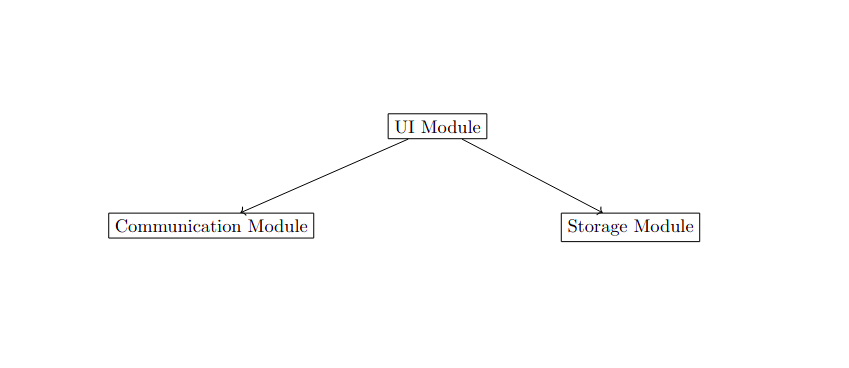
#> input picture Lab06/iteration1.png, 849 x 368 px, given in place of the camera
$ python test_filters.py
#> lines starting #> are read from the running program, lines starting #| are printed output that depends on the picture; after the words box and inside, x2 and y2 are one past the last pixel; in counts of white or black regions, pixels touching at a corner belong together
#> in test_filters, frame is the input picture: shape (368, 849, 3); mean B, G, R 253.1, 253, 253.1
### Lab04/pipes-and-filters/filters/grayscale_filter.py
import cv2


def apply_grayscale(frame):
    return cv2.cvtColor(frame, cv2.COLOR_BGR2GRAY)

### Lab04/pipes-and-filters/filters/mirror_filter.py
import cv2


def apply_mirror(frame):
    return cv2.flip(frame, 1)  # Flip horizontally
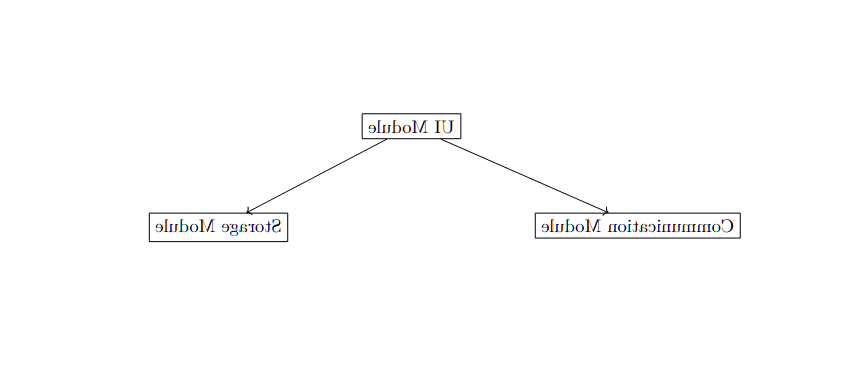
#> returned value: shape (368, 849, 3); mean of channels 0, 1, 2 253.1, 253, 253.1; drawn as B, G, R

### Lab04/pipes-and-filters/filters/resize_filter.py
import cv2


def apply_resize(frame, scale_percent=30):
#> called with scale_percent = 30
    width = int(frame.shape[1] * scale_percent / 100)
#> width = 254
    height = int(frame.shape[0] * scale_percent / 100)
#> height = 110
    return cv2.resize(frame, (width, height))
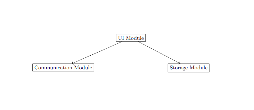
#> returned value: shape (110, 254, 3); mean of channels 0, 1, 2 253.3, 253.2, 253.3; drawn as B, G, R

### Lab04/pipes-and-filters/filters/edge_detection_filter.py
import cv2

def apply_edge_detection(frame):
    return cv2.Canny(frame, 100, 200)
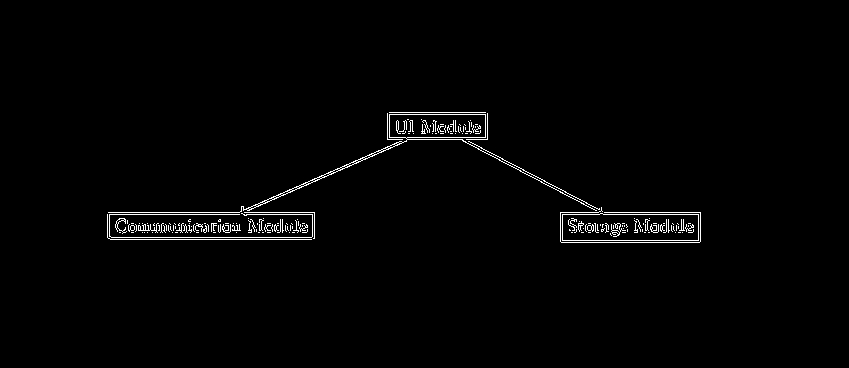
#> returned value: shape (368, 849); 1.4% white in thin lines or dots, all inside (x1, y1, x2, y2) = (107, 112, 701, 243)

### Lab04/pipes-and-filters/test_filters.py
import cv2
from filters.grayscale_filter import apply_grayscale
from filters.mirror_filter import apply_mirror
from filters.resize_filter import apply_resize
from filters.edge_detection_filter import apply_edge_detection


def test_filters():
    # Capture video from the webcam
    cap = cv2.VideoCapture(0)

    if not cap.isOpened():
        print("Error: Could not open video stream.")
        return

    cv2.namedWindow('Grayscale Filter', cv2.WINDOW_NORMAL)
    cv2.resizeWindow('Grayscale Filter', 300, 300)
    cv2.moveWindow('Grayscale Filter', 0, 0)

    cv2.namedWindow('Mirror Filter', cv2.WINDOW_NORMAL)
    cv2.resizeWindow('Mirror Filter', 300, 300)
    cv2.moveWindow('Mirror Filter', 400, 0)

    cv2.namedWindow('Resize Filter', cv2.WINDOW_NORMAL)
    cv2.resizeWindow('Resize Filter', 300, 300)
    cv2.moveWindow('Resize Filter', 400, 500)

    cv2.namedWindow('Edge Detection Filter', cv2.WINDOW_NORMAL)
    cv2.resizeWindow('Edge Detection Filter', 300, 300)
    cv2.moveWindow('Edge Detection Filter', 0, 500)

    while True:
        ret, frame = cap.read()
        if not ret:
            break

        # Apply Grayscale filter and display
        grayscaled_frame = apply_grayscale(frame)
        cv2.imshow('Grayscale Filter', grayscaled_frame)

        # Apply Mirror filter and display
        mirrored_frame = apply_mirror(frame)
        cv2.imshow('Mirror Filter', mirrored_frame)

        # Apply Resize filter and display
        resized_frame = apply_resize(frame)
        cv2.imshow('Resize Filter', resized_frame)

        # Apply Edge Detection filter and display
        result_frame = apply_edge_detection(frame)
        cv2.imshow('Edge Detection Filter', result_frame)

        # Press 'q' to exit the video stream
        if cv2.waitKey(1) & 0xFF == ord('q'):
#> (key q is pressed here)
            break

    cap.release()
    cv2.destroyAllWindows()


if __name__ == "__main__":
    test_filters()

$ run again, on Lab06/iteration2.png
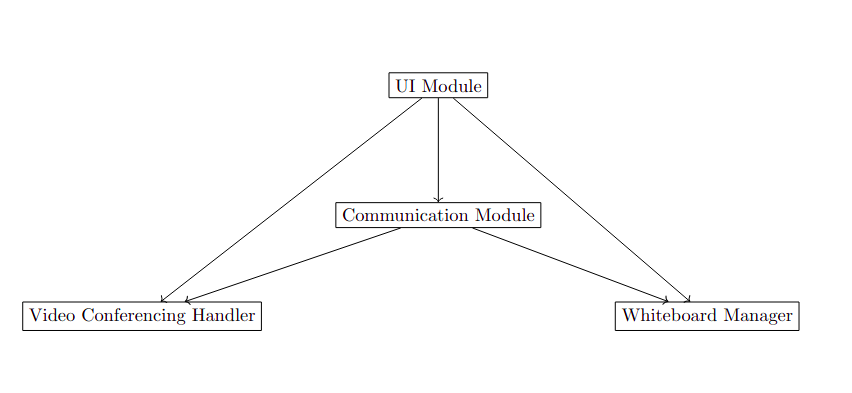
#> input picture Lab06/iteration2.png, 852 x 393 px, given in place of the camera
#> in test_filters, frame is the input picture: shape (393, 852, 3); mean B, G, R 251.6, 251.6, 251.7
#> in apply_resize, `return cv2.resize(frame, (width, height))`:
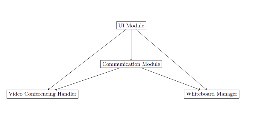
#> returned value: shape (117, 255, 3); mean of channels 0, 1, 2 251.5, 251.3, 251.4; drawn as B, G, R
#> in apply_edge_detection, `return cv2.Canny(frame, 100, 200)`:
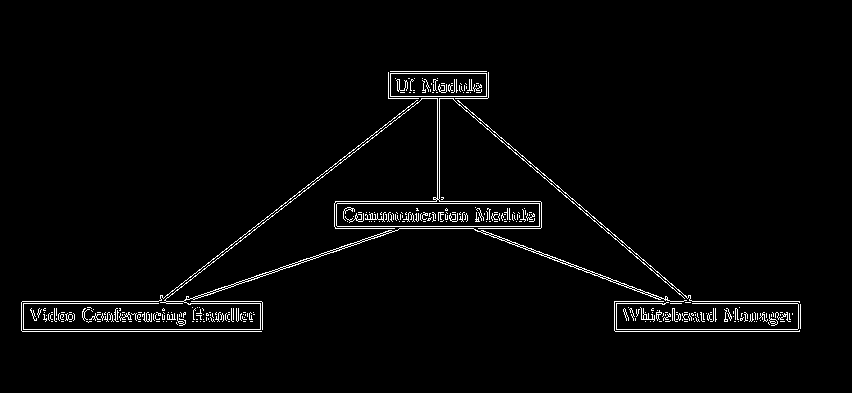
#> returned value: shape (393, 852); 2.4% white in thin lines or dots, all inside (x1, y1, x2, y2) = (21, 71, 801, 332)

$ run again, on Lab06/iteration4.png
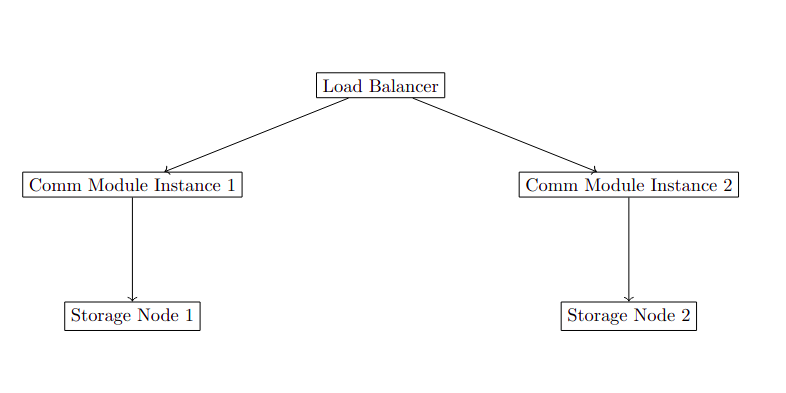
#> input picture Lab06/iteration4.png, 786 x 393 px, given in place of the camera
#> in test_filters, frame is the input picture: shape (393, 786, 3); mean B, G, R 251.4, 251.3, 251.4
#> in apply_resize, `return cv2.resize(frame, (width, height))`:
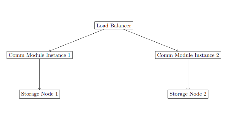
#> returned value: shape (117, 235, 3); mean of channels 0, 1, 2 251, 250.9, 251; drawn as B, G, R
#> in apply_edge_detection, `return cv2.Canny(frame, 100, 200)`:
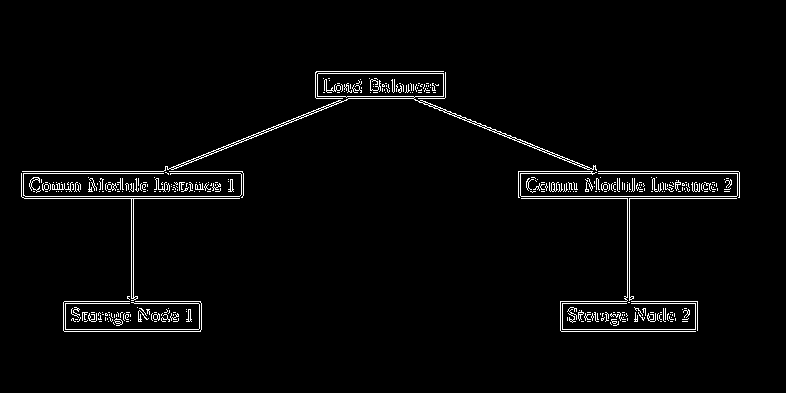
#> returned value: shape (393, 786); 2.6% white in thin lines or dots, all inside (x1, y1, x2, y2) = (21, 71, 740, 332)
